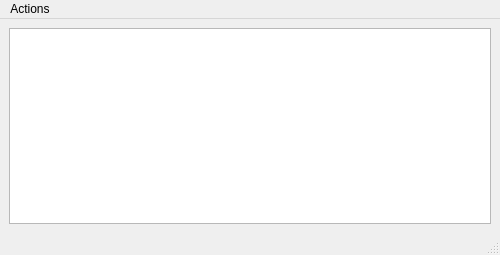
<?xml version="1.0" encoding="UTF-8"?>
<ui version="4.0">
 <class>ContactsWindow</class>
 <widget class="QMainWindow" name="ContactsWindow">
  <property name="geometry">
   <rect>
    <x>0</x>
    <y>0</y>
    <width>500</width>
    <height>255</height>
   </rect>
  </property>
  <property name="sizePolicy">
   <sizepolicy hsizetype="Fixed" vsizetype="Fixed">
    <horstretch>0</horstretch>
    <verstretch>0</verstretch>
   </sizepolicy>
  </property>
  <property name="windowTitle">
   <string>Contacts</string>
  </property>
  <widget class="QWidget" name="centralwidget">
   <layout class="QVBoxLayout" name="verticalLayout">
    <item>
     <widget class="QGraphicsView" name="graphicsView"/>
    </item>
   </layout>
  </widget>
  <widget class="QMenuBar" name="menubar">
   <property name="geometry">
    <rect>
     <x>0</x>
     <y>0</y>
     <width>500</width>
     <height>23</height>
    </rect>
   </property>
   <widget class="QMenu" name="menuActions">
    <property name="title">
     <string>Actions</string>
    </property>
    <addaction name="actionRefresh"/>
    <addaction name="actionCall"/>
    <addaction name="actionSend_Text"/>
   </widget>
   <addaction name="menuActions"/>
  </widget>
  <widget class="QStatusBar" name="statusbar"/>
  <action name="actionRefresh">
   <property name="text">
    <string>Refresh</string>
   </property>
   <property name="shortcut">
    <string>Ctrl+R</string>
   </property>
  </action>
  <action name="actionCall">
   <property name="text">
    <string>Call</string>
   </property>
  </action>
  <action name="actionSend_Text">
   <property name="text">
    <string>Send Text</string>
   </property>
  </action>
 </widget>
 <resources/>
 <connections>
  <connection>
   <sender>actionCall</sender>
   <signal>triggered()</signal>
   <receiver>ContactsWindow</receiver>
   <slot>placeCall()</slot>
   <hints>
    <hint type="sourcelabel">
     <x>-1</x>
     <y>-1</y>
    </hint>
    <hint type="destinationlabel">
     <x>399</x>
     <y>299</y>
    </hint>
   </hints>
  </connection>
  <connection>
   <sender>actionSend_Text</sender>
   <signal>triggered()</signal>
   <receiver>ContactsWindow</receiver>
   <slot>sendSMS()</slot>
   <hints>
    <hint type="sourcelabel">
     <x>-1</x>
     <y>-1</y>
    </hint>
    <hint type="destinationlabel">
     <x>399</x>
     <y>299</y>
    </hint>
   </hints>
  </connection>
  <connection>
   <sender>actionRefresh</sender>
   <signal>triggered()</signal>
   <receiver>ContactsWindow</receiver>
   <slot>refreshContacts()</slot>
   <hints>
    <hint type="sourcelabel">
     <x>-1</x>
     <y>-1</y>
    </hint>
    <hint type="destinationlabel">
     <x>399</x>
     <y>299</y>
    </hint>
   </hints>
  </connection>
 </connections>
 <slots>
  <slot>placeCall()</slot>
  <slot>sendSMS()</slot>
  <slot>refreshContacts()</slot>
 </slots>
</ui>
